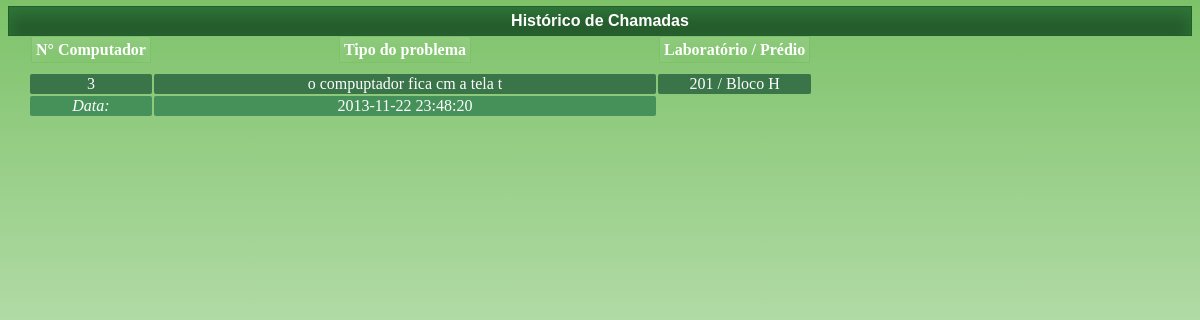
The page /manut_antigas_chamadas.php (signed in) on the database its author committed.
### tables this page shows
CREATE TABLE IF NOT EXISTS `info_problemas` (
  `cod_info_problemas` int(11) NOT NULL AUTO_INCREMENT,
  `cod_lab` int(11) NOT NULL,
  `computador` int(3) NOT NULL,
  `tipo` varchar(100) NOT NULL,
  `descricao` varchar(500) NOT NULL,
  `dt_informado` timestamp NOT NULL DEFAULT CURRENT_TIMESTAMP ON UPDATE CURRENT_TIMESTAMP,
  `status` varchar(10) NOT NULL,
  `cod_usuario` int(11) NOT NULL,
  `cod_manutencao` int(11) NOT NULL,
  PRIMARY KEY (`cod_info_problemas`),
  KEY `cod_usuario` (`cod_usuario`),
  KEY `cod_lab` (`cod_lab`),
  KEY `cod_manutencao` (`cod_manutencao`)
);

CREATE TABLE IF NOT EXISTS `cad_labs` (
  `cod_lab` int(11) NOT NULL AUTO_INCREMENT,
  `numero` int(11) DEFAULT NULL,
  `local` varchar(30) DEFAULT NULL,
  PRIMARY KEY (`cod_lab`)
);

### manut_antigas_chamadas.php (the view, shortened to what this page needs)
<?php
			if(isset($_SESSION['manutencao_on'])){
            require("parte_topo.php");
?>
<div class="chamadas">
<?php
echo'<br><h4 id="h4_solici">Histórico de Chamadas</h4>';
    $pesquisa = mysql_query("SELECT *  FROM `info_problemas` WHERE `status` = 'atendida'");
    if(mysql_num_rows($pesquisa) > 0){
        echo'<table><br><br>
<tr>
    <td><b>N° Computador   </b></td>
    <td><b>Tipo do problema  </b></td>
    <td><b>Laboratório / Prédio </b></td>
</tr>
<tr><td>
<tr><td>
<tr><td>
';
        while($var = mysql_fetch_array($pesquisa)){
        $cod_lab = $var[1];
        $computador = $var[2];
        $tipo = $var[3];
        $dt_informado = $var[5];
        $predio_lab = mysql_query('select numero, local from cad_labs where cod_lab = '.$cod_lab.';');
            $predio = mysql_fetch_array($predio_lab);
        echo'
<tr>
    <td class="td_info">'.$computador.'</td>
    <td class="td_info" id="tipo_prob">'.$tipo.'</td>
   <td class="td_info">'.$predio[0].' / '.$predio[1].'</td>
</tr>
<tr>
    <td class="td_data"><i>Data: </i></td>
    <td class="td_data">'.$dt_informado.'</td>
    <td></td>
</tr>
<tr><td>
<tr><td>
            ';
        }
    echo'</table>';
    }
?>
</div>
<?php
}else{
    header("location:index.php");
}
?>

### css/02.css (style rules this page uses)
#h4_solici { margin-top: -20px; color: #fff; padding: 5px; box-shadow: inset 0px 8px 15px #2F7738; border: 1px solid #255C2D; background-color: #255C2D; }
h4 { color: #fff; }

### css/03.css (style rules this page uses)
.chamadas table { font-family: verdana; margin-left: 20px; margin-top: -55px; }
.td_data, .td_info { border-radius: 2px; padding: 3; }
.td_info { color:#fff; background-color: #397548; cursor: pointer; }
#tipo_prob { width: 500px; }
.td_data { background-color: #469159; }
.chamadas table b { background-color: #7DC269; padding: 4px; border: 1px solid #7dc269; box-shadow: inset 0px 8px 25px #96CE86; border-radius: 2px; }

### rows shown on the page
info_problemas: computador "3", tipo "o compuptador fica cm a tela t", cod_lab.numero "201", cod_lab.local "Bloco H", dt_informado "2013-11-22 23:48:20"
